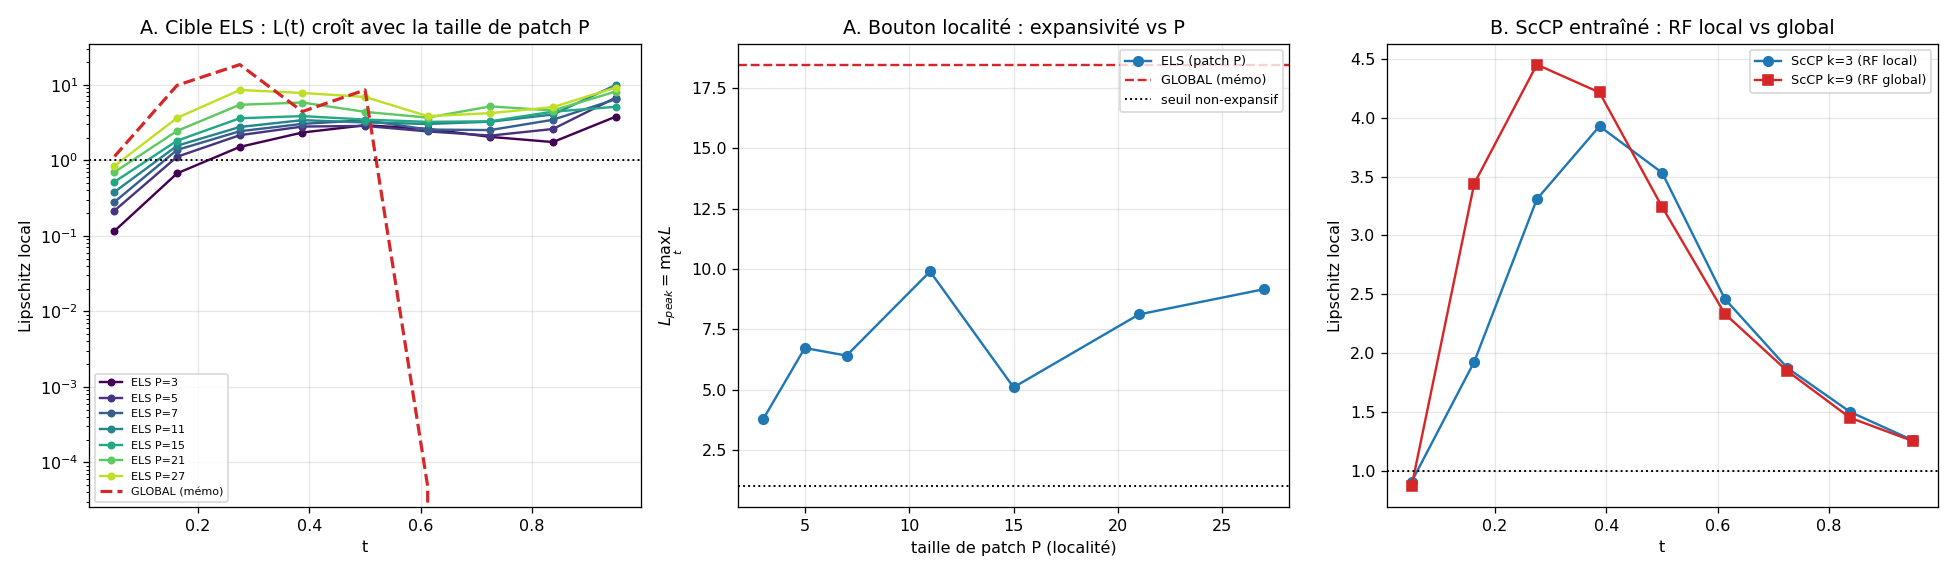

Source code (Python):
"""AXE 'localité -> expansivité' (celui qui survit, voir memory track_nonexpansivity_convex_prox).

Thèse : la LOCALITÉ (taille de patch P / champ récepteur) est le bouton continu qui règle
l'EXPANSIVITÉ (Lipschitz du débruiteur), donc la position sur l'axe créativité<->mémorisation.
  P petit  -> débruiteur mosaïque ELS, peu expansif (L~3), généralise/crée.
  P grand  -> débruiteur global, très expansif (L~20-50), mémorise.
Prédiction : L(t) croît MONOTONE avec P, interpolant ELS-local -> mémorisation globale.

Deux volets, mêmes points xt (données held-out, couplage indep) :
  A. CIBLE analytique : sweep P du débruiteur ELS + asymptote globale (ex1_is).
  B. MODÈLES entraînés : ScCP k=3/K=6 (RF local) vs ScCP k=9/K=20 (RF global) — la
     localité côté archi (champ récepteur) doit reproduire la même hiérarchie de L.

Sortie : locality_expansivity.png , locality_expansivity_metrics.txt (logge claude.log)
Usage : ~/.venvs/unn/bin/python locality_expansivity.py
"""
import argparse, time, torch, numpy as np, matplotlib
matplotlib.use("Agg"); import matplotlib.pyplot as plt
from nifty_els_fm import (mnist_train, build_dict, gauss_patch_weight,
                          load_model, model_velocity, DIM, dev)
from target_lipschitz import lipschitz_els, lipschitz_global
from model_lipschitz import lipschitz_denoiser

LOG = open("claude.log", "a")
def log(*a): print(*a, flush=True); print(*a, file=LOG, flush=True)
def q(x, p): return torch.quantile(x, p).item()


def main():
    ap = argparse.ArgumentParser()
    ap.add_argument("--nsub", type=int, default=400)
    ap.add_argument("--nq", type=int, default=16)
    ap.add_argument("--nt", type=int, default=9)
    ap.add_argument("--Ps", type=int, nargs="*", default=[3, 5, 7, 11, 15, 21, 27])
    args = ap.parse_args()
    log(f"\n===== AXE localité->expansivité {time.strftime('%F %T')} =====")
    log(f"nsub={args.nsub} nq={args.nq} nt={args.nt} Ps={args.Ps}")
    t0 = time.time()

    Xsub = mnist_train(args.nsub, seed=0); X1 = Xsub.view(args.nsub, DIM)
    Xq = mnist_train(args.nq, seed=1).view(args.nq, DIM)
    ts = np.linspace(0.05, 0.95, args.nt)
    # xt fixés une fois par t (mêmes pour tous P et modèles) pour comparabilité
    noise = {float(t): torch.randn_like(Xq) for t in ts}
    xts = {float(t): t * Xq + (1 - t) * noise[float(t)] for t in ts}

    # --- A. sweep P du débruiteur ELS ---
    dicts = {P: (*build_dict(Xsub, P), gauss_patch_weight(P)) for P in args.Ps}
    els_L = {P: [] for P in args.Ps}
    glob_L = []
    for t in ts:
        xt = xts[float(t)]
        glob_L.append(q(lipschitz_global(xt, float(t), X1), .5))
        for P in args.Ps:
            pat, pn, gw = dicts[P]
            els_L[P].append(q(lipschitz_els(xt, float(t), pat, pn, P, gw, niter=8), .5))
        log(f"[A] t={t:.3f} | " + " ".join(f"P{P}={els_L[P][-1]:.2f}" for P in args.Ps)
            + f" | GLOBAL={glob_L[-1]:.2f}")

    # --- B. ScCP entraîné local (k3) vs global (k9) ---
    sccp_k3 = load_model("results/temp-5/ConvScCP_k3_K6_ic128_L1_LNO/model.pt", K=6, ic=128, kernel=3)
    sccp_k9 = load_model("results/temp-5/ConvScCP_UNN_L1_LNO/model_20_128_0_1747.pt", K=20, ic=128, kernel=9)
    mvel = {"ScCP k=3 (RF local)": lambda x, t: model_velocity(sccp_k3, x, t),
            "ScCP k=9 (RF global)": lambda x, t: model_velocity(sccp_k9, x, t)}
    mod_L = {k: [] for k in mvel}
    for t in ts:
        xt = xts[float(t)]
        for k, fn in mvel.items():
            mod_L[k].append(q(lipschitz_denoiser(fn, xt, float(t)), .5))
        log(f"[B] t={t:.3f} | " + " ".join(f"{k}={mod_L[k][-1]:.2f}" for k in mvel))

    # ---------- figures ----------
    T_ = list(ts)
    fig, ax = plt.subplots(1, 3, figsize=(17, 5))

    # A1 : L(t) par P (dégradé) + global
    cmap = plt.cm.viridis(np.linspace(0, .9, len(args.Ps)))
    for c, P in zip(cmap, args.Ps):
        ax[0].plot(T_, els_L[P], "-o", color=c, ms=4, label=f"ELS P={P}")
    ax[0].plot(T_, glob_L, "--", color="C3", lw=2, label="GLOBAL (mémo)")
    ax[0].axhline(1, color="k", ls=":", lw=1.2)
    ax[0].set_yscale("log"); ax[0].set_xlabel("t"); ax[0].set_ylabel("Lipschitz local")
    ax[0].set_title("A. Cible ELS : L(t) croît avec la taille de patch P"); ax[0].legend(fontsize=7); ax[0].grid(alpha=.3)

    # A2 : L_peak (max sur t) vs P  -> le bouton
    Lpeak = [max(els_L[P]) for P in args.Ps]
    ax[1].plot(args.Ps, Lpeak, "-o", color="C0", label="ELS (patch P)")
    ax[1].axhline(max(glob_L), color="C3", ls="--", label="GLOBAL (mémo)")
    ax[1].axhline(1, color="k", ls=":", lw=1.2, label="seuil non-expansif")
    ax[1].set_xlabel("taille de patch P (localité)"); ax[1].set_ylabel(r"$L_{peak}=\max_t L$")
    ax[1].set_title("A. Bouton localité : expansivité vs P"); ax[1].legend(fontsize=8); ax[1].grid(alpha=.3)

    # B : modèles entraînés local vs global
    ax[2].plot(T_, mod_L["ScCP k=3 (RF local)"], "-o", color="C0", label="ScCP k=3 (RF local)")
    ax[2].plot(T_, mod_L["ScCP k=9 (RF global)"], "-s", color="C3", label="ScCP k=9 (RF global)")
    ax[2].axhline(1, color="k", ls=":", lw=1.2)
    ax[2].set_xlabel("t"); ax[2].set_ylabel("Lipschitz local")
    ax[2].set_title("B. ScCP entraîné : RF local vs global"); ax[2].legend(fontsize=8); ax[2].grid(alpha=.3)

    plt.tight_layout(); plt.savefig("locality_expansivity.png", dpi=115)
    log("[fig] locality_expansivity.png")

    with open("locality_expansivity_metrics.txt", "w") as f:
        f.write(f"# AXE localité->expansivité nsub={args.nsub} nq={args.nq}\n")
        f.write("# A. ELS L_peak(P) et GLOBAL :\n")
        for P in args.Ps: f.write(f"P={P}\tL_peak={max(els_L[P]):.3f}\n")
        f.write(f"GLOBAL\tL_peak={max(glob_L):.3f}\n\n")
        f.write("# A. L(t) par P :\nt\t" + "\t".join(f"P{P}" for P in args.Ps) + "\tGLOBAL\n")
        for i, t in enumerate(ts):
            f.write(f"{t:.3f}\t" + "\t".join(f"{els_L[P][i]:.3f}" for P in args.Ps) + f"\t{glob_L[i]:.3f}\n")
        f.write("\n# B. ScCP entraîné k3(local) vs k9(global) :\nt\tk3\tk9\n")
        for i, t in enumerate(ts):
            f.write(f"{t:.3f}\t{mod_L['ScCP k=3 (RF local)'][i]:.3f}\t{mod_L['ScCP k=9 (RF global)'][i]:.3f}\n")
    log(f"[metrics] locality_expansivity_metrics.txt | fini en {time.time()-t0:.1f}s")


if __name__ == "__main__":
    main()
